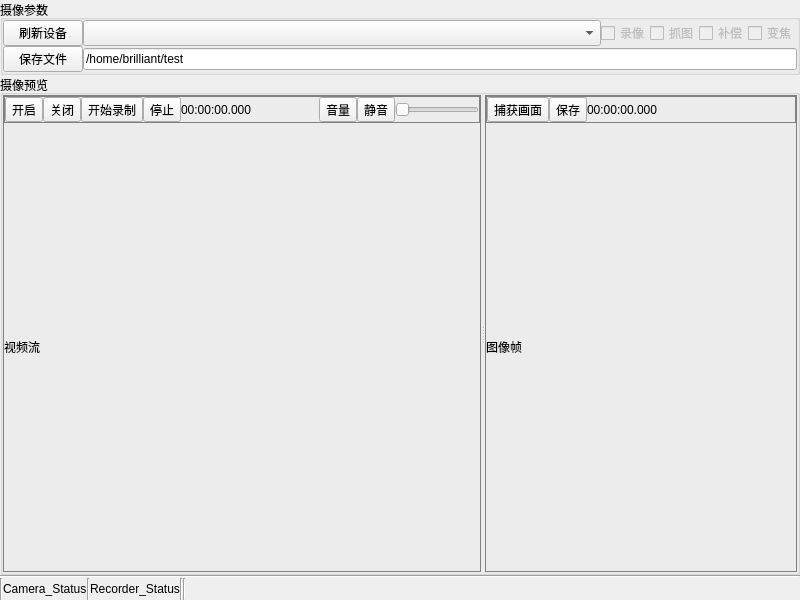
<?xml version="1.0" encoding="UTF-8"?>
<ui version="4.0">
 <class>Camera</class>
 <widget class="QMainWindow" name="Camera">
  <property name="geometry">
   <rect>
    <x>0</x>
    <y>0</y>
    <width>800</width>
    <height>600</height>
   </rect>
  </property>
  <property name="windowTitle">
   <string>MainWindow</string>
  </property>
  <widget class="QWidget" name="W_Central">
   <layout class="QVBoxLayout" name="verticalLayout">
    <property name="spacing">
     <number>0</number>
    </property>
    <property name="leftMargin">
     <number>0</number>
    </property>
    <property name="topMargin">
     <number>0</number>
    </property>
    <property name="rightMargin">
     <number>0</number>
    </property>
    <property name="bottomMargin">
     <number>0</number>
    </property>
    <item>
     <widget class="QGroupBox" name="GB_Panel">
      <property name="sizePolicy">
       <sizepolicy hsizetype="Preferred" vsizetype="Fixed">
        <horstretch>0</horstretch>
        <verstretch>0</verstretch>
       </sizepolicy>
      </property>
      <property name="title">
       <string>摄像参数</string>
      </property>
      <layout class="QGridLayout" name="gridLayout">
       <property name="leftMargin">
        <number>0</number>
       </property>
       <property name="topMargin">
        <number>0</number>
       </property>
       <property name="rightMargin">
        <number>0</number>
       </property>
       <property name="bottomMargin">
        <number>0</number>
       </property>
       <property name="spacing">
        <number>0</number>
       </property>
       <item row="8" column="0">
        <widget class="QPushButton" name="PB_Filepath">
         <property name="sizePolicy">
          <sizepolicy hsizetype="Fixed" vsizetype="Fixed">
           <horstretch>0</horstretch>
           <verstretch>0</verstretch>
          </sizepolicy>
         </property>
         <property name="text">
          <string>保存文件</string>
         </property>
        </widget>
       </item>
       <item row="0" column="3">
        <widget class="QCheckBox" name="CB_Support_Recording">
         <property name="enabled">
          <bool>false</bool>
         </property>
         <property name="sizePolicy">
          <sizepolicy hsizetype="Fixed" vsizetype="Fixed">
           <horstretch>0</horstretch>
           <verstretch>0</verstretch>
          </sizepolicy>
         </property>
         <property name="text">
          <string>录像</string>
         </property>
        </widget>
       </item>
       <item row="0" column="1" colspan="2">
        <widget class="QComboBox" name="CB_Camera_List">
         <property name="sizePolicy">
          <sizepolicy hsizetype="Preferred" vsizetype="Preferred">
           <horstretch>0</horstretch>
           <verstretch>0</verstretch>
          </sizepolicy>
         </property>
        </widget>
       </item>
       <item row="0" column="4">
        <widget class="QCheckBox" name="CB_Support_Capturing">
         <property name="enabled">
          <bool>false</bool>
         </property>
         <property name="sizePolicy">
          <sizepolicy hsizetype="Fixed" vsizetype="Fixed">
           <horstretch>0</horstretch>
           <verstretch>0</verstretch>
          </sizepolicy>
         </property>
         <property name="text">
          <string>抓图</string>
         </property>
        </widget>
       </item>
       <item row="0" column="0">
        <widget class="QPushButton" name="PB_Refresh">
         <property name="sizePolicy">
          <sizepolicy hsizetype="Fixed" vsizetype="Fixed">
           <horstretch>0</horstretch>
           <verstretch>0</verstretch>
          </sizepolicy>
         </property>
         <property name="text">
          <string>刷新设备</string>
         </property>
        </widget>
       </item>
       <item row="0" column="5">
        <widget class="QCheckBox" name="CB_Support_Exposure">
         <property name="enabled">
          <bool>false</bool>
         </property>
         <property name="sizePolicy">
          <sizepolicy hsizetype="Fixed" vsizetype="Fixed">
           <horstretch>0</horstretch>
           <verstretch>0</verstretch>
          </sizepolicy>
         </property>
         <property name="text">
          <string>补偿</string>
         </property>
        </widget>
       </item>
       <item row="0" column="6">
        <widget class="QCheckBox" name="CB_Support_Zooming">
         <property name="enabled">
          <bool>false</bool>
         </property>
         <property name="sizePolicy">
          <sizepolicy hsizetype="Fixed" vsizetype="Fixed">
           <horstretch>0</horstretch>
           <verstretch>0</verstretch>
          </sizepolicy>
         </property>
         <property name="text">
          <string>变焦</string>
         </property>
        </widget>
       </item>
       <item row="8" column="1" colspan="6">
        <widget class="QLineEdit" name="LE_Filepath">
         <property name="text">
          <string>/home/brilliant/test</string>
         </property>
        </widget>
       </item>
      </layout>
     </widget>
    </item>
    <item>
     <widget class="QGroupBox" name="GB_Preview">
      <property name="title">
       <string>摄像预览</string>
      </property>
      <layout class="QHBoxLayout" name="horizontalLayout">
       <property name="spacing">
        <number>0</number>
       </property>
       <property name="leftMargin">
        <number>0</number>
       </property>
       <property name="topMargin">
        <number>0</number>
       </property>
       <property name="rightMargin">
        <number>0</number>
       </property>
       <property name="bottomMargin">
        <number>0</number>
       </property>
       <item>
        <widget class="QSplitter" name="S_Preview">
         <property name="orientation">
          <enum>Qt::Horizontal</enum>
         </property>
         <widget class="QGroupBox" name="GB_Video">
          <property name="sizePolicy">
           <sizepolicy hsizetype="Preferred" vsizetype="Expanding">
            <horstretch>3</horstretch>
            <verstretch>0</verstretch>
           </sizepolicy>
          </property>
          <property name="styleSheet">
           <string notr="true">QGroupBox {
    border: 1px solid gray;
}</string>
          </property>
          <property name="title">
           <string/>
          </property>
          <layout class="QVBoxLayout" name="verticalLayout_2">
           <property name="spacing">
            <number>0</number>
           </property>
           <property name="leftMargin">
            <number>0</number>
           </property>
           <property name="topMargin">
            <number>0</number>
           </property>
           <property name="rightMargin">
            <number>0</number>
           </property>
           <property name="bottomMargin">
            <number>0</number>
           </property>
           <item>
            <widget class="QGroupBox" name="GB_Camera_Tool">
             <property name="sizePolicy">
              <sizepolicy hsizetype="Preferred" vsizetype="Fixed">
               <horstretch>0</horstretch>
               <verstretch>0</verstretch>
              </sizepolicy>
             </property>
             <property name="title">
              <string/>
             </property>
             <layout class="QHBoxLayout" name="horizontalLayout_2">
              <property name="spacing">
               <number>0</number>
              </property>
              <property name="leftMargin">
               <number>0</number>
              </property>
              <property name="topMargin">
               <number>0</number>
              </property>
              <property name="rightMargin">
               <number>0</number>
              </property>
              <property name="bottomMargin">
               <number>0</number>
              </property>
              <item>
               <widget class="QToolButton" name="TB_Camera_Open">
                <property name="text">
                 <string>开启</string>
                </property>
                <property name="icon">
                 <iconset resource="images.qrc">
                  <normaloff>:/images/icons/custom_unlock.png</normaloff>:/images/icons/custom_unlock.png</iconset>
                </property>
                <property name="iconSize">
                 <size>
                  <width>24</width>
                  <height>24</height>
                 </size>
                </property>
                <property name="checkable">
                 <bool>false</bool>
                </property>
               </widget>
              </item>
              <item>
               <widget class="QToolButton" name="TB_Camera_Close">
                <property name="text">
                 <string>关闭</string>
                </property>
                <property name="icon">
                 <iconset resource="images.qrc">
                  <normaloff>:/images/icons/custom_lock.png</normaloff>:/images/icons/custom_lock.png</iconset>
                </property>
                <property name="iconSize">
                 <size>
                  <width>24</width>
                  <height>24</height>
                 </size>
                </property>
               </widget>
              </item>
              <item>
               <widget class="QToolButton" name="TB_Recorder_Start">
                <property name="text">
                 <string>开始录制</string>
                </property>
                <property name="icon">
                 <iconset resource="images.qrc">
                  <normaloff>:/images/icons/play_circle.png</normaloff>:/images/icons/play_circle.png</iconset>
                </property>
                <property name="iconSize">
                 <size>
                  <width>24</width>
                  <height>24</height>
                 </size>
                </property>
               </widget>
              </item>
              <item>
               <widget class="QToolButton" name="TB_Recorder_Stop">
                <property name="text">
                 <string>停止</string>
                </property>
                <property name="icon">
                 <iconset resource="images.qrc">
                  <normaloff>:/images/icons/stop_circle.png</normaloff>:/images/icons/stop_circle.png</iconset>
                </property>
                <property name="iconSize">
                 <size>
                  <width>24</width>
                  <height>24</height>
                 </size>
                </property>
               </widget>
              </item>
              <item>
               <widget class="QLabel" name="L_Recorder_Timespan">
                <property name="text">
                 <string>00:00:00.000</string>
                </property>
               </widget>
              </item>
              <item>
               <spacer name="S_Video">
                <property name="orientation">
                 <enum>Qt::Horizontal</enum>
                </property>
                <property name="sizeHint" stdset="0">
                 <size>
                  <width>40</width>
                  <height>20</height>
                 </size>
                </property>
               </spacer>
              </item>
              <item>
               <widget class="QToolButton" name="TB_Recorder_Volume">
                <property name="text">
                 <string>音量</string>
                </property>
                <property name="icon">
                 <iconset resource="images.qrc">
                  <normaloff>:/images/icons/volume_up.png</normaloff>:/images/icons/volume_up.png</iconset>
                </property>
                <property name="iconSize">
                 <size>
                  <width>24</width>
                  <height>24</height>
                 </size>
                </property>
               </widget>
              </item>
              <item>
               <widget class="QToolButton" name="TB_Recorder_Mute">
                <property name="text">
                 <string>静音</string>
                </property>
                <property name="icon">
                 <iconset resource="images.qrc">
                  <normaloff>:/images/icons/volume_off.png</normaloff>:/images/icons/volume_off.png</iconset>
                </property>
                <property name="iconSize">
                 <size>
                  <width>24</width>
                  <height>24</height>
                 </size>
                </property>
               </widget>
              </item>
              <item>
               <widget class="QSlider" name="S_Recorder_Volume">
                <property name="orientation">
                 <enum>Qt::Horizontal</enum>
                </property>
               </widget>
              </item>
             </layout>
            </widget>
           </item>
           <item>
            <widget class="QLabel" name="L_Video">
             <property name="text">
              <string>视频流</string>
             </property>
            </widget>
           </item>
          </layout>
         </widget>
         <widget class="QGroupBox" name="GB_Frame">
          <property name="sizePolicy">
           <sizepolicy hsizetype="Preferred" vsizetype="Expanding">
            <horstretch>2</horstretch>
            <verstretch>0</verstretch>
           </sizepolicy>
          </property>
          <property name="minimumSize">
           <size>
            <width>312</width>
            <height>0</height>
           </size>
          </property>
          <property name="styleSheet">
           <string notr="true">QGroupBox {
    border: 1px solid gray;
}</string>
          </property>
          <property name="title">
           <string/>
          </property>
          <layout class="QVBoxLayout" name="verticalLayout_3">
           <property name="spacing">
            <number>0</number>
           </property>
           <property name="leftMargin">
            <number>0</number>
           </property>
           <property name="topMargin">
            <number>0</number>
           </property>
           <property name="rightMargin">
            <number>0</number>
           </property>
           <property name="bottomMargin">
            <number>0</number>
           </property>
           <item>
            <widget class="QGroupBox" name="GB_Frame_Panel">
             <property name="sizePolicy">
              <sizepolicy hsizetype="Preferred" vsizetype="Fixed">
               <horstretch>0</horstretch>
               <verstretch>0</verstretch>
              </sizepolicy>
             </property>
             <property name="title">
              <string/>
             </property>
             <layout class="QHBoxLayout" name="horizontalLayout_3">
              <property name="spacing">
               <number>0</number>
              </property>
              <property name="leftMargin">
               <number>0</number>
              </property>
              <property name="topMargin">
               <number>0</number>
              </property>
              <property name="rightMargin">
               <number>0</number>
              </property>
              <property name="bottomMargin">
               <number>0</number>
              </property>
              <item>
               <widget class="QToolButton" name="TB_Frame_Capture">
                <property name="text">
                 <string>捕获画面</string>
                </property>
                <property name="icon">
                 <iconset resource="images.qrc">
                  <normaloff>:/images/icons/crop_free.png</normaloff>:/images/icons/crop_free.png</iconset>
                </property>
                <property name="iconSize">
                 <size>
                  <width>24</width>
                  <height>24</height>
                 </size>
                </property>
               </widget>
              </item>
              <item>
               <widget class="QToolButton" name="TB_Frame_Save">
                <property name="text">
                 <string>保存</string>
                </property>
                <property name="icon">
                 <iconset resource="images.qrc">
                  <normaloff>:/images/icons/save.png</normaloff>:/images/icons/save.png</iconset>
                </property>
                <property name="iconSize">
                 <size>
                  <width>24</width>
                  <height>24</height>
                 </size>
                </property>
               </widget>
              </item>
              <item>
               <widget class="QLabel" name="L_Frame_Timestamp">
                <property name="sizePolicy">
                 <sizepolicy hsizetype="Preferred" vsizetype="Preferred">
                  <horstretch>0</horstretch>
                  <verstretch>0</verstretch>
                 </sizepolicy>
                </property>
                <property name="text">
                 <string>00:00:00.000</string>
                </property>
               </widget>
              </item>
              <item>
               <spacer name="S_Frame">
                <property name="orientation">
                 <enum>Qt::Horizontal</enum>
                </property>
                <property name="sizeHint" stdset="0">
                 <size>
                  <width>204</width>
                  <height>20</height>
                 </size>
                </property>
               </spacer>
              </item>
             </layout>
            </widget>
           </item>
           <item>
            <widget class="QLabel" name="L_Frame">
             <property name="text">
              <string>图像帧</string>
             </property>
            </widget>
           </item>
          </layout>
         </widget>
        </widget>
       </item>
      </layout>
     </widget>
    </item>
    <item>
     <widget class="Line" name="L_Status">
      <property name="orientation">
       <enum>Qt::Horizontal</enum>
      </property>
     </widget>
    </item>
    <item>
     <widget class="QGroupBox" name="GB_Status">
      <property name="maximumSize">
       <size>
        <width>16777215</width>
        <height>22</height>
       </size>
      </property>
      <property name="styleSheet">
       <string notr="true">QGroupBox {
    border: 0px;
}</string>
      </property>
      <property name="title">
       <string/>
      </property>
      <layout class="QHBoxLayout" name="horizontalLayout_4">
       <property name="spacing">
        <number>0</number>
       </property>
       <property name="leftMargin">
        <number>0</number>
       </property>
       <property name="topMargin">
        <number>0</number>
       </property>
       <property name="rightMargin">
        <number>0</number>
       </property>
       <property name="bottomMargin">
        <number>0</number>
       </property>
       <item>
        <widget class="Line" name="L_Status_0">
         <property name="orientation">
          <enum>Qt::Vertical</enum>
         </property>
        </widget>
       </item>
       <item>
        <widget class="QLabel" name="L_Camera_Status">
         <property name="sizePolicy">
          <sizepolicy hsizetype="Fixed" vsizetype="Preferred">
           <horstretch>0</horstretch>
           <verstretch>0</verstretch>
          </sizepolicy>
         </property>
         <property name="text">
          <string>Camera_Status</string>
         </property>
        </widget>
       </item>
       <item>
        <widget class="Line" name="L_Status_1">
         <property name="orientation">
          <enum>Qt::Vertical</enum>
         </property>
        </widget>
       </item>
       <item>
        <widget class="QLabel" name="L_Recorder_Status">
         <property name="sizePolicy">
          <sizepolicy hsizetype="Fixed" vsizetype="Preferred">
           <horstretch>0</horstretch>
           <verstretch>0</verstretch>
          </sizepolicy>
         </property>
         <property name="text">
          <string>Recorder_Status</string>
         </property>
        </widget>
       </item>
       <item>
        <widget class="Line" name="L_Status_2">
         <property name="orientation">
          <enum>Qt::Vertical</enum>
         </property>
        </widget>
       </item>
       <item>
        <widget class="Line" name="L_Status_3">
         <property name="orientation">
          <enum>Qt::Vertical</enum>
         </property>
        </widget>
       </item>
       <item>
        <spacer name="S_Status">
         <property name="orientation">
          <enum>Qt::Horizontal</enum>
         </property>
         <property name="sizeHint" stdset="0">
          <size>
           <width>40</width>
           <height>20</height>
          </size>
         </property>
        </spacer>
       </item>
      </layout>
     </widget>
    </item>
   </layout>
  </widget>
  <widget class="QMenuBar" name="MB_Menu">
   <property name="geometry">
    <rect>
     <x>0</x>
     <y>0</y>
     <width>800</width>
     <height>22</height>
    </rect>
   </property>
  </widget>
 </widget>
 <resources>
  <include location="images.qrc"/>
 </resources>
 <connections/>
</ui>
